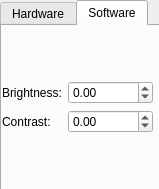
<?xml version="1.0" encoding="UTF-8"?>
<ui version="4.0">
 <class>camera_settings</class>
 <widget class="QWidget" name="camera_settings">
  <property name="geometry">
   <rect>
    <x>0</x>
    <y>0</y>
    <width>159</width>
    <height>189</height>
   </rect>
  </property>
  <property name="windowTitle">
   <string>Camera settings</string>
  </property>
  <widget class="QTabWidget" name="tabWidget">
   <property name="geometry">
    <rect>
     <x>0</x>
     <y>0</y>
     <width>161</width>
     <height>191</height>
    </rect>
   </property>
   <property name="currentIndex">
    <number>1</number>
   </property>
   <widget class="QWidget" name="tab_2">
    <attribute name="title">
     <string>Hardware</string>
    </attribute>
    <widget class="QWidget" name="formLayoutWidget">
     <property name="geometry">
      <rect>
       <x>0</x>
       <y>0</y>
       <width>151</width>
       <height>161</height>
      </rect>
     </property>
     <layout class="QFormLayout" name="formLayout">
      <property name="fieldGrowthPolicy">
       <enum>QFormLayout::AllNonFixedFieldsGrow</enum>
      </property>
      <property name="rowWrapPolicy">
       <enum>QFormLayout::WrapLongRows</enum>
      </property>
      <property name="labelAlignment">
       <set>Qt::AlignLeading|Qt::AlignLeft|Qt::AlignVCenter</set>
      </property>
      <property name="formAlignment">
       <set>Qt::AlignLeading|Qt::AlignLeft|Qt::AlignVCenter</set>
      </property>
      <item row="0" column="0">
       <widget class="QLabel" name="label">
        <property name="text">
         <string>Brightness:</string>
        </property>
       </widget>
      </item>
      <item row="1" column="0">
       <widget class="QLabel" name="label_2">
        <property name="text">
         <string>Contrast:</string>
        </property>
       </widget>
      </item>
      <item row="2" column="0">
       <widget class="QLabel" name="label_3">
        <property name="text">
         <string>Saturation:</string>
        </property>
       </widget>
      </item>
      <item row="5" column="0">
       <widget class="QLabel" name="label_6">
        <property name="text">
         <string>Exposure</string>
        </property>
       </widget>
      </item>
      <item row="4" column="0">
       <widget class="QLabel" name="label_5">
        <property name="text">
         <string>Gain</string>
        </property>
       </widget>
      </item>
      <item row="3" column="0">
       <widget class="QLabel" name="label_4">
        <property name="text">
         <string>Hue</string>
        </property>
       </widget>
      </item>
      <item row="0" column="1">
       <widget class="QDoubleSpinBox" name="brightness_hardware">
        <property name="minimum">
         <double>-100.000000000000000</double>
        </property>
        <property name="maximum">
         <double>100.000000000000000</double>
        </property>
        <property name="singleStep">
         <double>0.100000000000000</double>
        </property>
       </widget>
      </item>
      <item row="1" column="1">
       <widget class="QDoubleSpinBox" name="contrast_hardware">
        <property name="minimum">
         <double>-100.000000000000000</double>
        </property>
        <property name="maximum">
         <double>100.000000000000000</double>
        </property>
        <property name="singleStep">
         <double>0.100000000000000</double>
        </property>
       </widget>
      </item>
      <item row="5" column="1">
       <widget class="QDoubleSpinBox" name="exposure_hardware">
        <property name="minimum">
         <double>-100.000000000000000</double>
        </property>
        <property name="maximum">
         <double>100.000000000000000</double>
        </property>
        <property name="singleStep">
         <double>0.100000000000000</double>
        </property>
       </widget>
      </item>
      <item row="4" column="1">
       <widget class="QDoubleSpinBox" name="gain_hardware">
        <property name="minimum">
         <double>-100.000000000000000</double>
        </property>
        <property name="maximum">
         <double>100.000000000000000</double>
        </property>
        <property name="singleStep">
         <double>0.100000000000000</double>
        </property>
       </widget>
      </item>
      <item row="3" column="1">
       <widget class="QDoubleSpinBox" name="hue_hardware">
        <property name="minimum">
         <double>-100.000000000000000</double>
        </property>
        <property name="maximum">
         <double>100.000000000000000</double>
        </property>
        <property name="singleStep">
         <double>0.100000000000000</double>
        </property>
       </widget>
      </item>
      <item row="2" column="1">
       <widget class="QDoubleSpinBox" name="saturation_hardware">
        <property name="minimum">
         <double>-100.000000000000000</double>
        </property>
        <property name="maximum">
         <double>100.000000000000000</double>
        </property>
        <property name="singleStep">
         <double>0.100000000000000</double>
        </property>
       </widget>
      </item>
     </layout>
    </widget>
   </widget>
   <widget class="QWidget" name="tab">
    <attribute name="title">
     <string>Software</string>
    </attribute>
    <widget class="QWidget" name="formLayoutWidget_2">
     <property name="geometry">
      <rect>
       <x>0</x>
       <y>0</y>
       <width>151</width>
       <height>161</height>
      </rect>
     </property>
     <layout class="QFormLayout" name="formLayout_2">
      <property name="fieldGrowthPolicy">
       <enum>QFormLayout::AllNonFixedFieldsGrow</enum>
      </property>
      <property name="rowWrapPolicy">
       <enum>QFormLayout::WrapLongRows</enum>
      </property>
      <property name="labelAlignment">
       <set>Qt::AlignLeading|Qt::AlignLeft|Qt::AlignVCenter</set>
      </property>
      <property name="formAlignment">
       <set>Qt::AlignLeading|Qt::AlignLeft|Qt::AlignVCenter</set>
      </property>
      <item row="0" column="0">
       <widget class="QLabel" name="label_7">
        <property name="text">
         <string>Brightness:</string>
        </property>
       </widget>
      </item>
      <item row="0" column="1">
       <widget class="QDoubleSpinBox" name="brightness_software">
        <property name="minimum">
         <double>-100.000000000000000</double>
        </property>
        <property name="maximum">
         <double>100.000000000000000</double>
        </property>
        <property name="singleStep">
         <double>0.100000000000000</double>
        </property>
       </widget>
      </item>
      <item row="1" column="0">
       <widget class="QLabel" name="label_8">
        <property name="text">
         <string>Contrast:</string>
        </property>
       </widget>
      </item>
      <item row="1" column="1">
       <widget class="QDoubleSpinBox" name="contrast_software">
        <property name="minimum">
         <double>-100.000000000000000</double>
        </property>
        <property name="maximum">
         <double>100.000000000000000</double>
        </property>
        <property name="singleStep">
         <double>0.100000000000000</double>
        </property>
       </widget>
      </item>
     </layout>
    </widget>
   </widget>
  </widget>
 </widget>
 <resources/>
 <connections/>
</ui>
